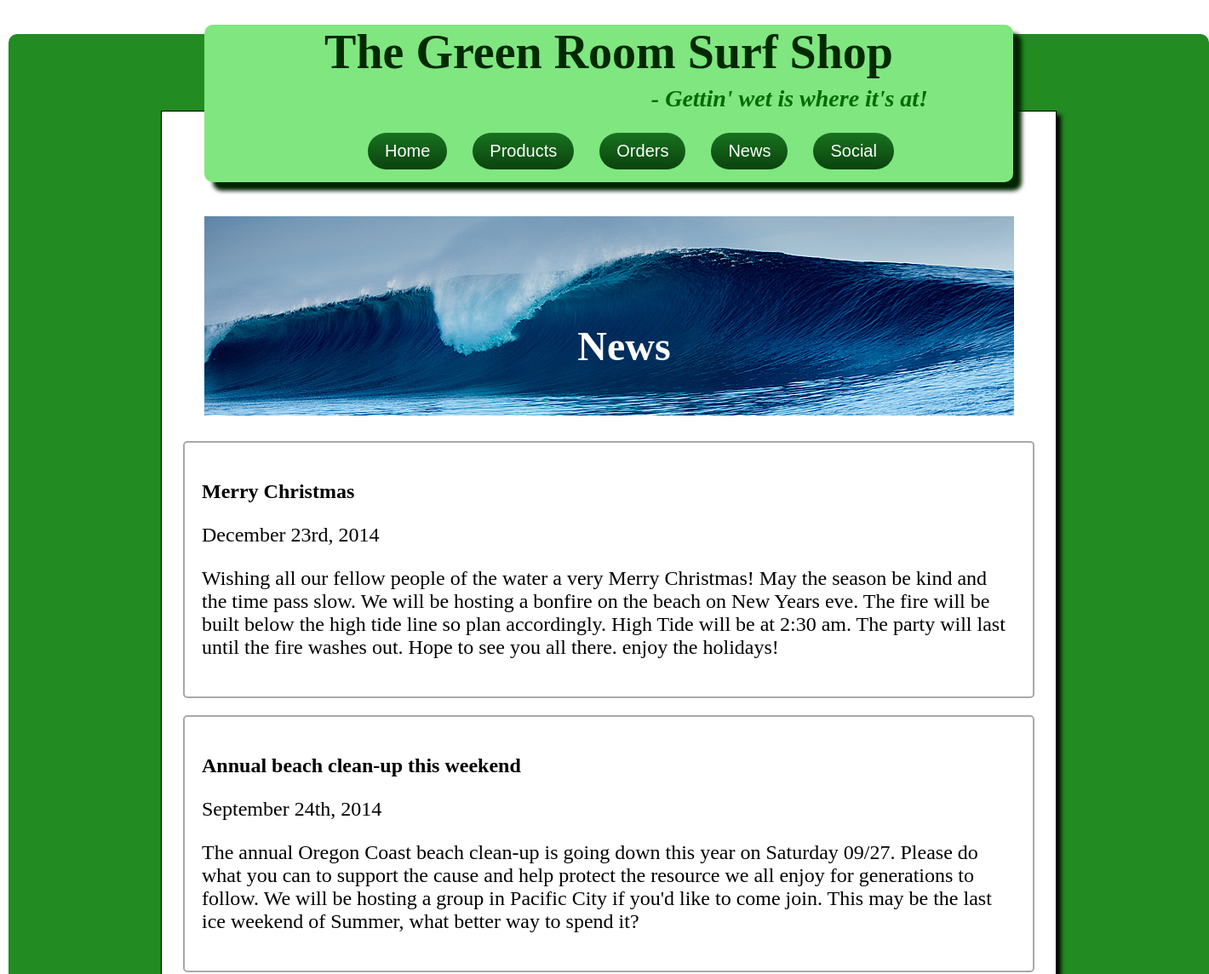
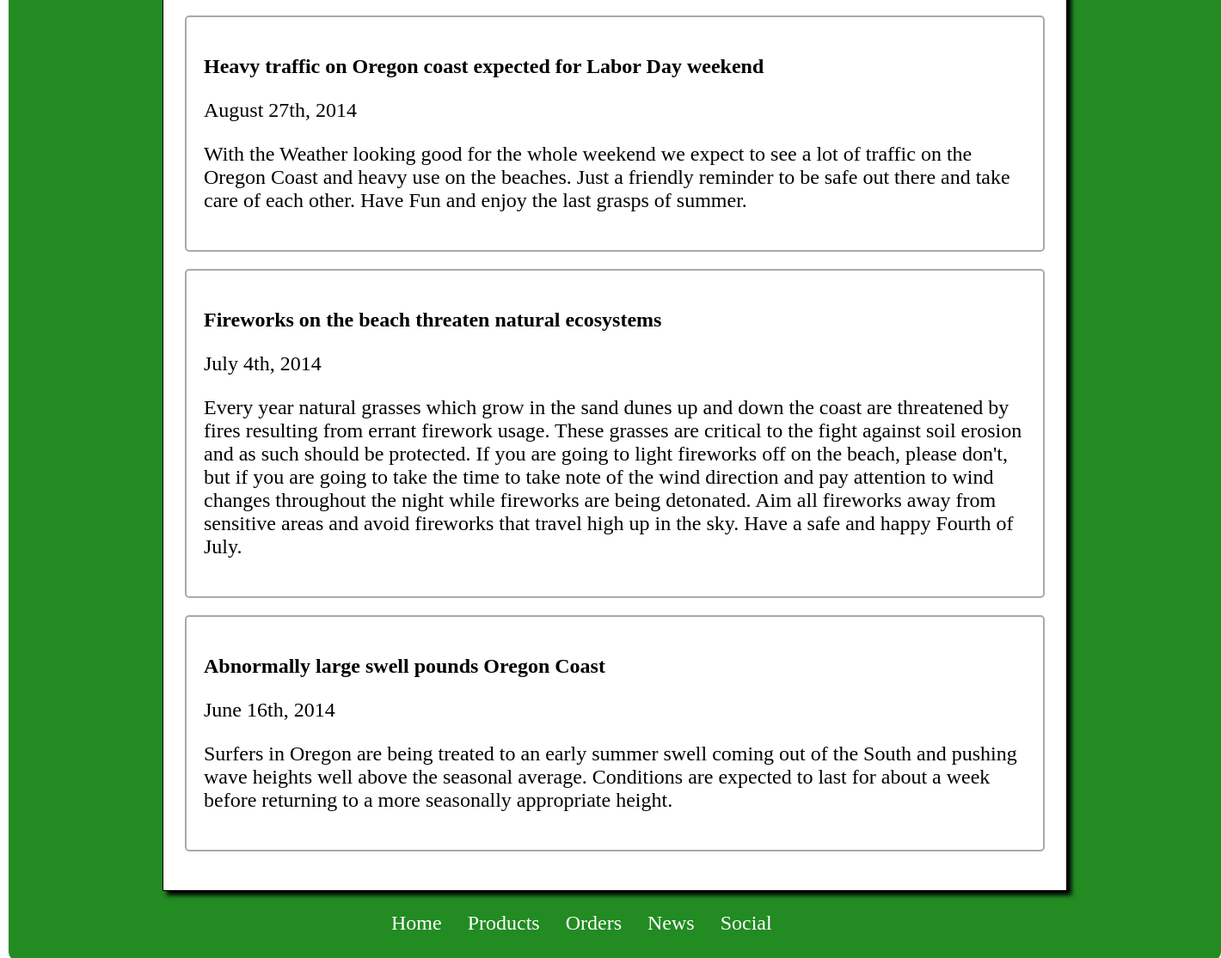
Page /news.php on the committed database (2 pictures, top to bottom).
### tables this page shows
CREATE TABLE IF NOT EXISTS `news` (
`id` int(10) unsigned NOT NULL,
  `post_date` date NOT NULL,
  `title` varchar(60) NOT NULL,
  `content` text NOT NULL
);

### news.php (the view, shortened to what this page needs)
<!DOCTYPE html>
<html lang="en">
<head>
	<link rel="stylesheet" href="style.css">
</head>
<body id="news">
	<div id="wrapper">
		<div id="content">
			<?php
				require "includes/header.inc.php";
			?>
			<div id="default_title_image"><h6>News</h6></div>
			<?php
				$sql = "SELECT post_date, title, content  FROM news ORDER BY id DESC";
				$query = mysqli_query($dbc,$sql);
				while($row = mysqli_fetch_array($query)) {
					$post_date =  $row['post_date'];
					$timestamp = strtotime($post_date);
					$date = date("F jS, Y", $timestamp);
					$title = $row['title'];
					$content = $row['content'];
					echo "<div class=\"item\">";
					echo "<div class=\"newsDate\"><p><strong>$title</strong></p><p>$date</p></div>";
					echo "<div class=\"newsContent\"><p>$content</p></div>";
					echo "</div>";
				}
			?>
		</div>
		<?php
			require "includes/footer.inc.php"
		?>
	</div>
</body>
</html>

### style.css (style rules this page uses)
body { margin:0 auto; padding:0; width:1400px; }
#wrapper { width:1350px; margin: 40px auto; padding: 90px 30px 30px 30px; font-family: verdana; font-size: 18pt; background-color: forestgreen; border-radius: 10px; }
#content { background-color: #ffffff; margin: 0 auto; padding: 5px 15px 15px 15px; width: 1000px; border: 1px solid black; box-shadow: 5px 5px 5px #000000; }
#default_title_image { font-size: 32pt; background-image: url(images/surfbg.jpg); background-repeat: no-repeat; color:#FFFFFF; width: 951px; height:234px; margin: -30px 5px 5px 25px; padding-top: 25px; text-align: center; }
h6 { font-size: 36pt; margin-top: 125px; }
#news h6, #social h6 { margin-top: 100px; margin-left:35px; }
.item { border: 2px solid darkgrey; border-radius: 5px; padding: 20px; margin-bottom: 20px; }
#news #content { padding:25px; }

### rows in the picture
news: title "Merry Christmas", post_date "December 23rd, 2014", content "Wishing all our fellow people of the water a very Merry Christmas! May the season be kind and the time pass slow. We will be hosting a bonfire on the beach on New Years eve. The fire will be built below the high tide line so plan accordingly. High Tide will be at 2:30 am. The party will last until the fire washes out. Hope to see you all there. enjoy the holidays!"
news: title "Annual beach clean-up this weekend", post_date "September 24th, 2014", content "The annual Oregon Coast beach clean-up is going down this year on Saturday 09/27. Please do what you can to support the cause and help protect the resource we all enjoy for generations to follow. We will be hosting a group in Pacific City if you'd like to come join. This may be the last ice weekend of Summer, what better way to spend it?"
news: title "Heavy traffic on Oregon coast expected for Labor Day weekend", post_date "August 27th, 2014", content "With the Weather looking good for the whole weekend we expect to see a lot of traffic on the Oregon Coast and heavy use on the beaches. Just a friendly reminder to be safe out there and take care of each other. Have Fun and enjoy the last grasps of summer."
news: title "Fireworks on the beach threaten natural ecosystems", post_date "July 4th, 2014", content "Every year natural grasses which grow in the sand dunes up and down the coast are threatened by fires resulting from errant firework usage. These grasses are critical to the fight against soil erosion and as such should be protected. If you are going to light fireworks off on the beach, please don't, but if you are going to take the time to take note of the wind direction and pay attention to wind changes throughout the night while fireworks are being detonated. Aim all fireworks away from sensitive areas and avoid fireworks that travel high up in the sky. Have a safe and happy Fourth of July."
news: title "Abnormally large swell pounds Oregon Coast", post_date "June 16th, 2014", content "Surfers in Oregon are being treated to an early summer swell coming out of the South and pushing wave heights well above the seasonal average. Conditions are expected to last for about a week before returning to a more seasonally appropriate height."
